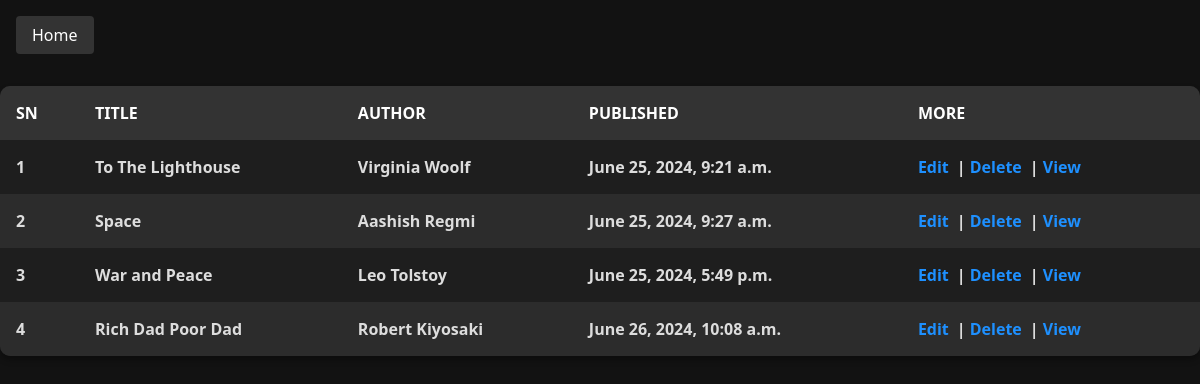
Page /list/ on the committed database.
### blog/models.py (models this page shows, shortened)
class CreateBlog(models.Model):
  author_name=models.CharField(max_length=200,null=False)
  title=models.CharField(max_length=255,null=False)
  content=models.TextField(null=False)
  publish_date=models.DateTimeField(auto_now_add=True)

### blog/views.py (the view)
# urls.py: path('list/', list_Blog, name="list-blog"),
def list_Blog(request):
    context = {"data": CreateBlog.objects.all()}
    return render(request, "blogs/list.html", context)

### blog/templates/blogs/list.html (shortened to what this page needs)
<!DOCTYPE html>
<html lang="en">
<head>
</head>
<body>
  <div class="anchor">
    <a href="{% url 'information' %}">Home</a>
  </div>
  <table>
    <thead>
      <tr>
        <th>SN</th>
        <th>TITLE</th>
        <th>AUTHOR</th>
        <th>PUBLISHED</th>
        <th>MORE</th>
      </tr>
    </thead>
    <tbody>
      {% for i in data %}
      <tr>
        <td>{{ forloop.counter }}</td>
        <td>{{ i.title }}</td>
        <td>{{ i.author_name }}</td>
        <td>{{ i.publish_date }}</td>
        <td class="action-links">
          <a href="{% url 'edit-blog' i.id %}">Edit</a>|
          <a href="{% url 'delete-blog' i.id %}">Delete</a>|
          <a href="{% url 'view-blog' i.id %}">View</a>
        </td>
      </tr>
      {% endfor %}
    </tbody>
  </table>
</body>
</html>

### blog/templates/blogs/list.html (style rules this page uses)
body { font-family: 'Segoe UI', Tahoma, Geneva, Verdana, sans-serif; background-color: #121212; color: #f4f4f4; margin: 0; padding: 0; }
table { width: 100%; border-collapse: collapse; margin: 2rem 0; background-color: #1e1e1e; box-shadow: 0 4px 6px rgba(0, 0, 0, 0.3); border-radius: 10px; overflow: hidden; }
th, td { padding: 1rem; text-align: left; }
th { background-color: #333; color: white; font-weight: bold; }
td { font-weight: bold; font-size: 1rem; color: #ddd; }
tr:nth-child(even) { background-color: #2c2c2c; }
.anchor { display: flex; gap: 1rem; margin-top: 1rem; margin-left: 1rem; margin-right: 1rem; }
.anchor a { text-decoration: none; background-color: #333; color: white; padding: 0.5rem 1rem; border-radius: 4px; transition: background-color 0.3s ease; }
.action-links a { text-decoration: none; margin-right: 0.5rem; color: #1e90ff; transition: color 0.3s ease; }

### rows in the picture
CreateBlog: title "To The Lighthouse", author_name "Virginia Woolf", publish_date "June 25, 2024, 9:21 a.m."
CreateBlog: title "Space", author_name "Aashish Regmi", publish_date "June 25, 2024, 9:27 a.m."
CreateBlog: title "War and Peace", author_name "Leo Tolstoy", publish_date "June 25, 2024, 5:49 p.m."
CreateBlog: title "Rich Dad Poor Dad", author_name "Robert Kiyosaki", publish_date "June 26, 2024, 10:08 a.m."
